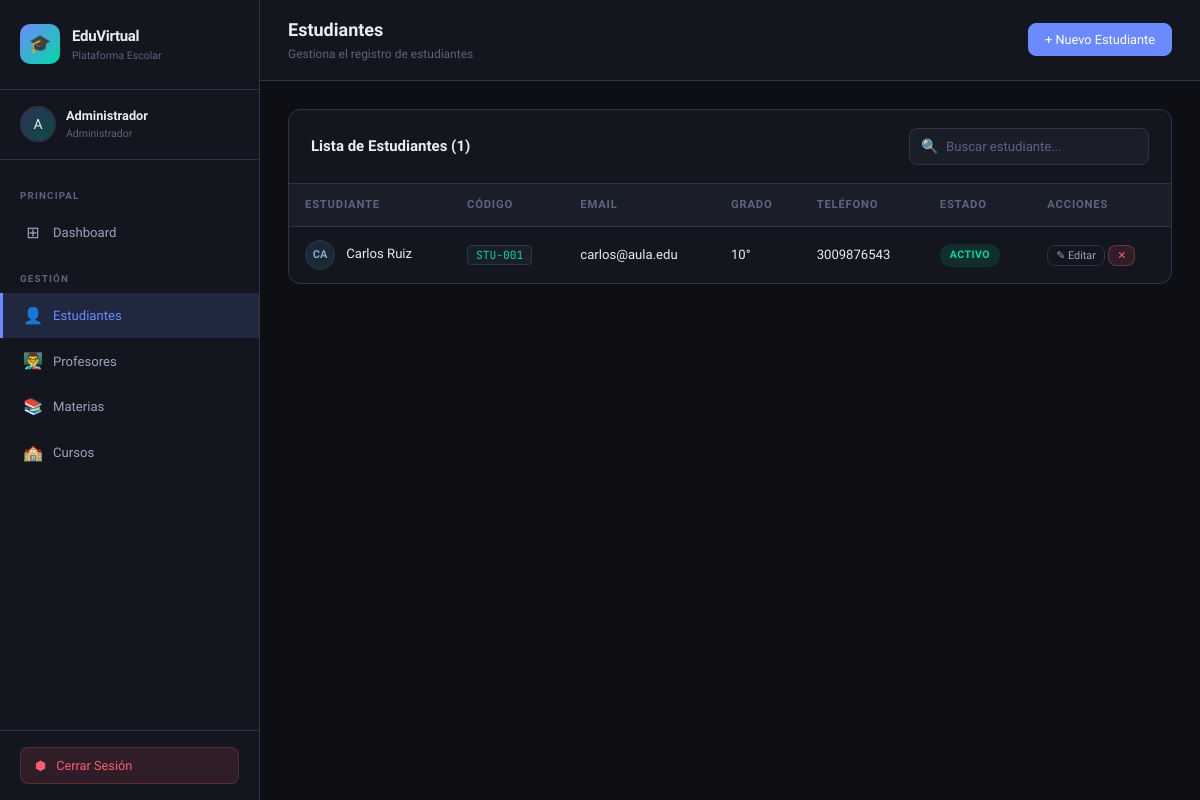
Screenshot of /views/admin/students.php (signed in) with the database file from the repository.
### tables this page shows
CREATE TABLE students (
    id INT AUTO_INCREMENT PRIMARY KEY,
    user_id INT NOT NULL,
    code VARCHAR(20) UNIQUE NOT NULL,
    grade VARCHAR(20),
    birth_date DATE,
    phone VARCHAR(20),
    address TEXT,
    created_at TIMESTAMP DEFAULT CURRENT_TIMESTAMP,
    FOREIGN KEY (user_id) REFERENCES users(id) ON DELETE CASCADE
);

CREATE TABLE users (
    id INT AUTO_INCREMENT PRIMARY KEY,
    name VARCHAR(100) NOT NULL,
    email VARCHAR(150) UNIQUE NOT NULL,
    password VARCHAR(255) NOT NULL,
    role ENUM('admin','teacher','student') NOT NULL DEFAULT 'student',
    avatar VARCHAR(255) DEFAULT NULL,
    active TINYINT(1) DEFAULT 1,
    created_at TIMESTAMP DEFAULT CURRENT_TIMESTAMP,
    updated_at TIMESTAMP DEFAULT CURRENT_TIMESTAMP ON UPDATE CURRENT_TIMESTAMP
);

### database/Database.php (called while the page is built, shortened)
<?php
class Database {
    private static $instance = null;
    private $connection;
    private function __construct() {
        $dsn = "mysql:host=" . DB_HOST . ";dbname=" . DB_NAME . ";charset=" . DB_CHARSET;
        $options = [
            PDO::ATTR_ERRMODE => PDO::ERRMODE_EXCEPTION,
            PDO::ATTR_DEFAULT_FETCH_MODE => PDO::FETCH_ASSOC,
            PDO::ATTR_EMULATE_PREPARES => false,
        ];
        try {
            $this->connection = new PDO($dsn, DB_USER, DB_PASS, $options);
        } catch (PDOException $e) {
            die(json_encode(['error' => 'Database connection failed.']));
        }
    }
    public static function getInstance() {
        if (self::$instance === null) {
            self::$instance = new self();
        }
        return self::$instance;
    }
    public function getConnection() {
        return $this->connection;
    }
}

### controllers/StudentController.php (called while the page is built, shortened)
<?php
require_once __DIR__ . '/../models/StudentModel.php';
class StudentController {
    private $studentModel;
    public function __construct() {
        $this->studentModel = new StudentModel();
    }
    public function getAll() {
        return $this->studentModel->getAll();
    }
}

### models/StudentModel.php (called while the page is built, shortened)
<?php
require_once __DIR__ . '/../database/Database.php';
class StudentModel {
    private $db;
    public function __construct() {
        $this->db = Database::getInstance()->getConnection();
    }
    public function getAll() {
        $stmt = $this->db->query("SELECT s.*, u.name, u.email, u.active FROM students s JOIN users u ON s.user_id = u.id ORDER BY u.name");
        return $stmt->fetchAll();
    }
}

### views/admin/students.php (the view, shortened to what this page needs)
<?php
require_once __DIR__ . '/../../controllers/StudentController.php';
$controller = new StudentController();
$students = $controller->getAll();
include __DIR__ . '/../partials/header.php';
?>
<div class="topbar">
    <div class="topbar-title"><h1>Estudiantes</h1><p>Gestiona el registro de estudiantes</p></div>
    <div class="topbar-actions">
        <button class="btn btn-primary" onclick="App.openModal('modal-create')">+ Nuevo Estudiante</button>
    </div>
</div>
<div class="page-content">
    <div class="card">
        <div class="card-header">
            <span class="card-title">Lista de Estudiantes (<?= count($students) ?>)</span>
            <div class="search-box">
                <span class="search-icon">🔍</span>
                <input type="text" class="form-control" placeholder="Buscar estudiante..." data-search-target="#students-table">
            </div>
        </div>
        <div class="table-wrapper">
            <table id="students-table">
                <thead>
                    <tr><th>Estudiante</th><th>Código</th><th>Email</th><th>Grado</th><th>Teléfono</th><th>Estado</th><th>Acciones</th></tr>
                </thead>
                <tbody>
                <?php foreach ($students as $s): ?>
                <tr>
                    <td>
                        <span class="avatar-sm"><?= strtoupper(substr($s['name'], 0, 2)) ?></span>
                        <?= htmlspecialchars($s['name']) ?>
                    </td>
                    <td><span class="code-chip"><?= htmlspecialchars($s['code']) ?></span></td>
                    <td><?= htmlspecialchars($s['email']) ?></td>
                    <td><?= htmlspecialchars($s['grade'] ?: '-') ?></td>
                    <td><?= htmlspecialchars($s['phone'] ?: '-') ?></td>
                    <td><span class="badge <?= $s['active'] ? 'badge-green' : 'badge-gray' ?>"><?= $s['active'] ? 'Activo' : 'Inactivo' ?></span></td>
                    <td>
                        <button class="btn btn-outline btn-xs" onclick="openEdit(<?= htmlspecialchars(json_encode($s)) ?>)">✎ Editar</button>
                        <form method="POST" style="display:inline" onsubmit="return confirm('¿Eliminar este estudiante?')">
                            <button type="submit" class="btn btn-danger btn-xs">✕</button>
                        </form>
                    </td>
                </tr>
                <?php endforeach; ?>
                </tbody>
            </table>
        </div>
    </div>
</div>
<?php include __DIR__ . '/../partials/footer.php'; ?>

### assets/css/style.css (style rules this page uses)
*, *::before, *::after { box-sizing: border-box; margin: 0; padding: 0; }
:root { --bg: #0d0f14; --bg-2: #13161e; --bg-3: #1a1e28; --surface: #1f2434; --surface-2: #252a3a; --border: #2e3448; --border-light: #3a4060; --primary: #6c8aff; --primary-dim: rgba(108, 138, 255, 0.15); --accent: #00d9a3; --accent-dim: rgba(0, 217, 163, 0.12); --warn: #f5a623; --danger: #ff5c73; --danger-dim: rgba(255, 92, 115, 0.12); --text: #e8ecf5; --text-2: #9ba3c0; --text-3: #5c6480; --sidebar-w: 260px; --radius: 12px; --radius-sm: 8px; --shadow: 0 4px 24px rgba(0,0,0,0.4); --transition: 0.2s ease; }
html { font-size: 15px; scroll-behavior: smooth; }
body { font-family: 'Sora', sans-serif; background: var(--bg); color: var(--text); min-height: 100vh; line-height: 1.6; }
.topbar { background: var(--bg-2); border-bottom: 1px solid var(--border); padding: 16px 28px; display: flex; align-items: center; justify-content: space-between; position: sticky; top: 0; z-index: 50; }
.topbar-title h1 { font-size: 1.2rem; font-weight: 700; }
.topbar-title p { font-size: 0.8rem; color: var(--text-3); }
.topbar-actions { display: flex; align-items: center; gap: 10px; }
.page-content { padding: 28px; flex: 1; }
.card { background: var(--bg-2); border: 1px solid var(--border); border-radius: var(--radius); overflow: hidden; }
.card-header { padding: 18px 22px; border-bottom: 1px solid var(--border); display: flex; align-items: center; justify-content: space-between; }
.card-title { font-size: 1rem; font-weight: 600; }
.table-wrapper { overflow-x: auto; }
table { width: 100%; border-collapse: collapse; }
thead th { background: var(--bg-3); padding: 12px 16px; text-align: left; font-size: 0.75rem; font-weight: 600; text-transform: uppercase; letter-spacing: 0.8px; color: var(--text-3); border-bottom: 1px solid var(--border); }
tbody td { padding: 13px 16px; border-bottom: 1px solid var(--border); font-size: 0.875rem; }
tbody tr:last-child td { border-bottom: none; }
.badge { display: inline-flex; align-items: center; padding: 3px 10px; border-radius: 20px; font-size: 0.7rem; font-weight: 600; text-transform: uppercase; letter-spacing: 0.5px; }
.badge-green { background: var(--accent-dim); color: var(--accent); }
.btn { display: inline-flex; align-items: center; gap: 6px; padding: 8px 16px; border-radius: var(--radius-sm); font-family: 'Sora', sans-serif; font-size: 0.85rem; font-weight: 500; cursor: pointer; border: 1px solid transparent; transition: all var(--transition); text-decoration: none; white-space: nowrap; }
.btn-primary { background: var(--primary); color: #fff; border-color: var(--primary); }
.btn-danger { background: var(--danger-dim); color: var(--danger); border-color: rgba(255,92,115,0.3); }
.btn-outline { background: transparent; color: var(--text-2); border-color: var(--border); }
.btn-xs { padding: 3px 8px; font-size: 0.72rem; }
.form-control { width: 100%; background: var(--bg-3); border: 1px solid var(--border); border-radius: var(--radius-sm); padding: 10px 14px; color: var(--text); font-family: 'Sora', sans-serif; font-size: 0.875rem; transition: border-color var(--transition), box-shadow var(--transition); outline: none; }
.form-control::placeholder { color: var(--text-3); }
.search-box { position: relative; display: flex; align-items: center; }
.search-box .search-icon { position: absolute; left: 12px; color: var(--text-3); font-size: 14px; pointer-events: none; }
.search-box input { padding-left: 36px; width: 240px; }
.code-chip { font-family: 'JetBrains Mono', monospace; font-size: 0.75rem; background: var(--bg-3); padding: 2px 8px; border-radius: 4px; color: var(--accent); border: 1px solid var(--border); }
.avatar-sm { width: 30px; height: 30px; background: linear-gradient(135deg, var(--primary-dim), var(--accent-dim)); border-radius: 50%; display: inline-flex; align-items: center; justify-content: center; font-size: 11px; font-weight: 600; color: var(--text-2); border: 1px solid var(--border); vertical-align: middle; margin-right: 8px; }

### rows the page displays
students: user.name "CA", user.name "Carlos Ruiz", code "STU-001", user.email "carlos@aula.edu", grade "10°", phone "3009876543"

### other values shown
substr($userName, 0, 1) "A"
$userName "Administrador"
count($students) "1"
